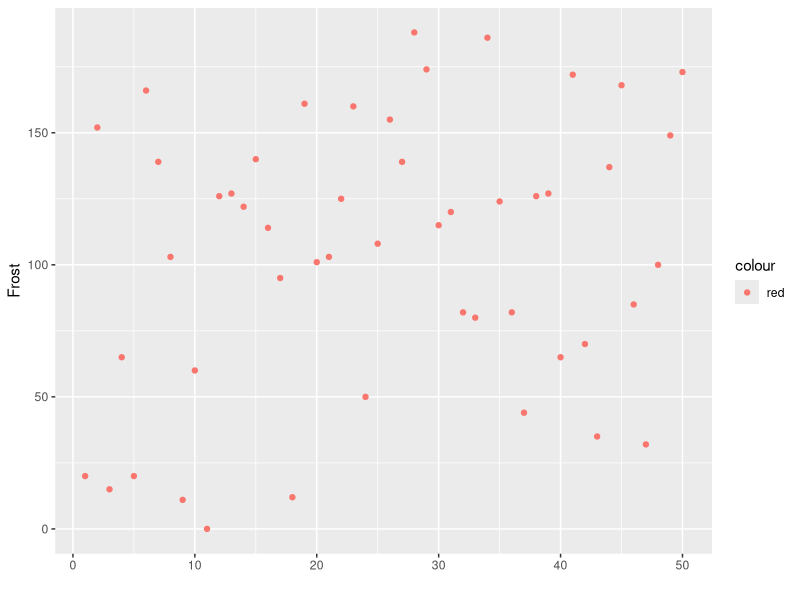
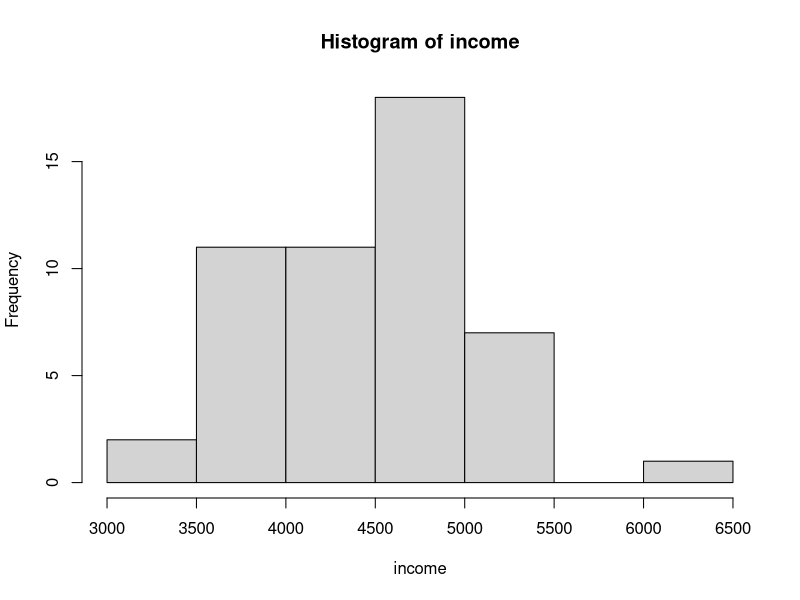
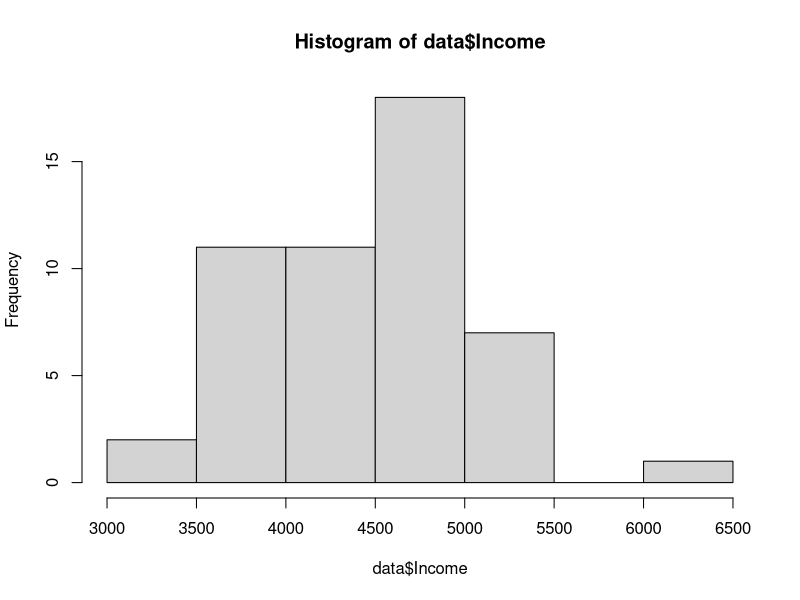
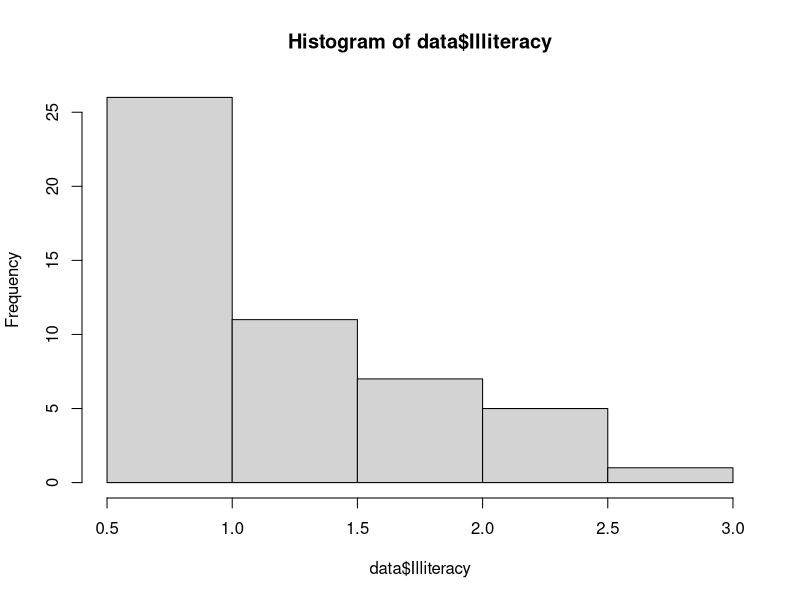
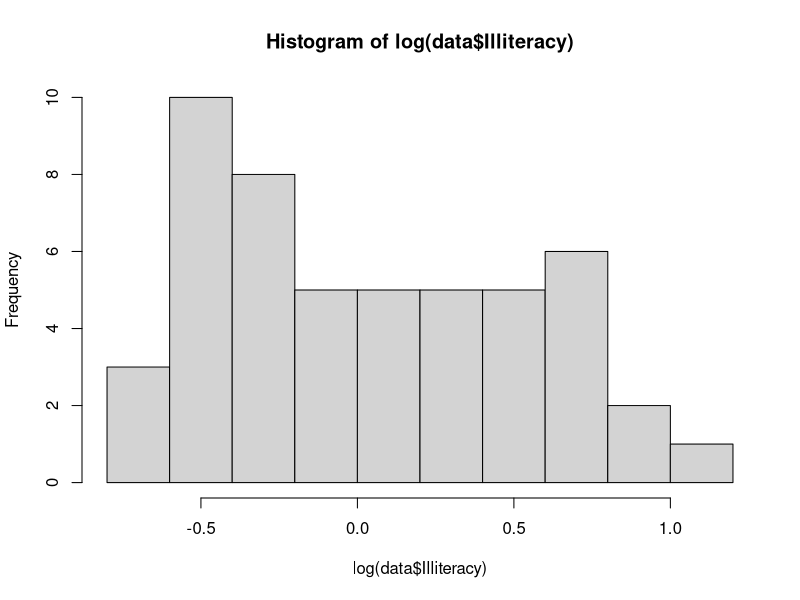
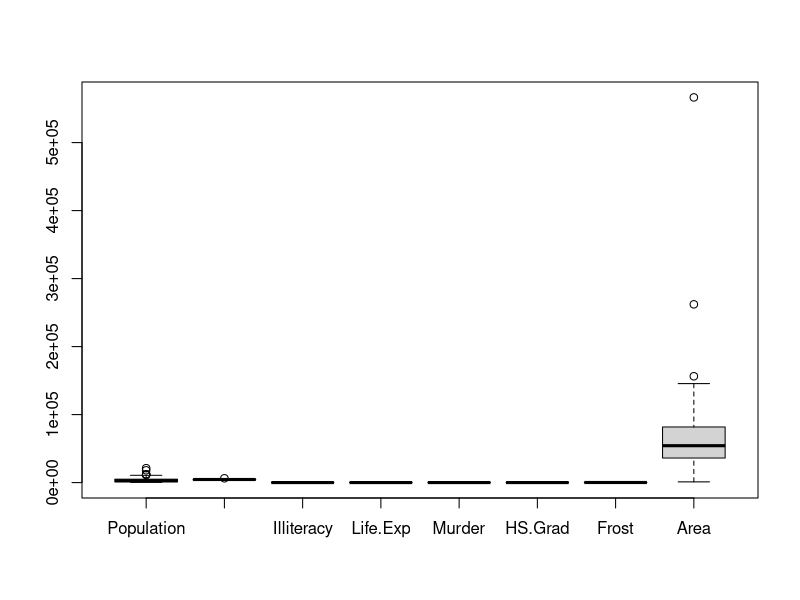
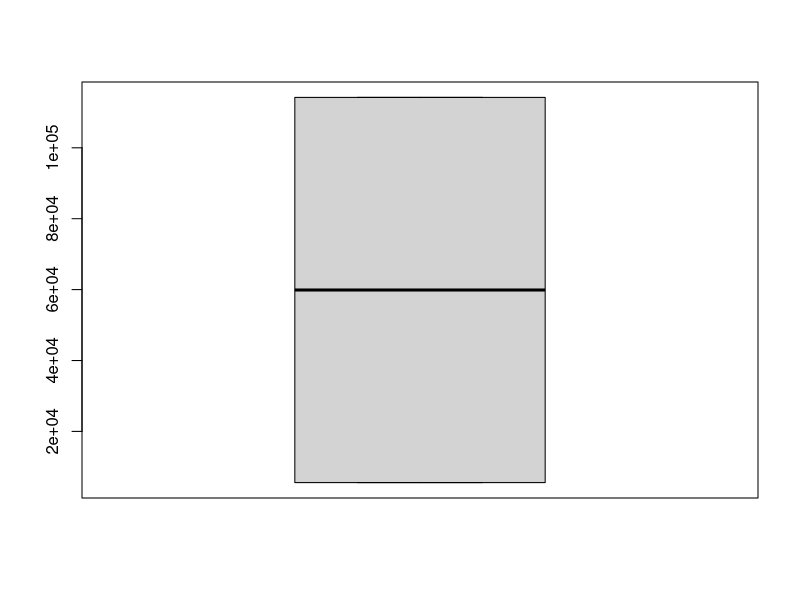

Recreate these plots in R, in order. (Note: this script raises an error after producing the figures.)
# Deal with continuous variables
data <- data.frame(state.x77)
str(data)

library(ggplot2)
#plot Frost variable and check the data points are all over
qplot(y = Frost, data = data, colour = 'red')


# method 1 - create bins and add labels
bins <- cut(data$Frost, 3, include.lowest = TRUE)
bins
bins <- cut(data$Frost, 3, include.lowest = TRUE, labels = c('Low', 'Medium', 'High'))
bins


# method 2 - normalization, Z-score
## I like this z-score tutorial: http://stats.seandolinar.com/calculating-z-scores-with-r/
income <- matrix(data$Income)
hist(income)
income_sd <- sd(income)*sqrt((length(income)-1)/length(income))
income_mean <- mean(income)
get_z <- function(v, my_mean, my_sd) (v-my_mean)/my_sd
apply(income, 1, get_z, income_mean, income_sd)


# method 3 - convert highly skewed variables
## check skewness 
library(e1071)
## in this case, the value indiaates its skewed towards right
skewness(data$Income)
skewness(data$Illiteracy)  
## or simply check histogram
hist(data$Income)
hist(data$Illiteracy)
## data$Illiteracy is highly skewed, change to log values, much better!
hist(log(data$Illiteracy))
skewness(log(data$Illiteracy))


# method 4 - outliers
## here, we will see Area has more obvious outliers
boxplot(data)
boxplot(quantiles <- quantile(data$Area, c(.05, .90 )))
data$Area <- squish(data$Area, quantile(data$Area, c(.05, .90)))
boxplot(data)
boxplot(data$Area)
## Note: as you can see, after squishing the outliers in Area, other data like Population
## starts to have outliers.... 
## When dealing with outliers, need to do deeper research to understand the data and see how to deal with them


# method 5 - PCA, finding out few 'principal' variables which explain significant 
## amount of variation in dependent variable
data(Boston, package = 'MASS')
my_data <- Boston
str(my_data)
# check correlation table
cor(my_data)
pcaData <- princomp(my_data, scores = TRUE, cor = TRUE)
summary(pcaData)
# represent the contribution of each factor, higher the value, higher contributions
loadings(pcaData)
screeplot(pcaData, type = 'line', main = 'Screeplot')
biplot(pcaData)
pcaData$scores[1:10,]

std_dev <- pcaData$sdev
pr_var <- std_dev^2
prop_varex <- pr_var/sum(pr_var)
prop_varex[1:15]
plot(prop_varex, xlab = "Principal Component", ylab = "Proportion of Variance Explained", type = "b")
plot(cumsum(prop_varex), xlab = "Principal Component", ylab = "Cumulative Proportion of Variance Explained", type = "b")


